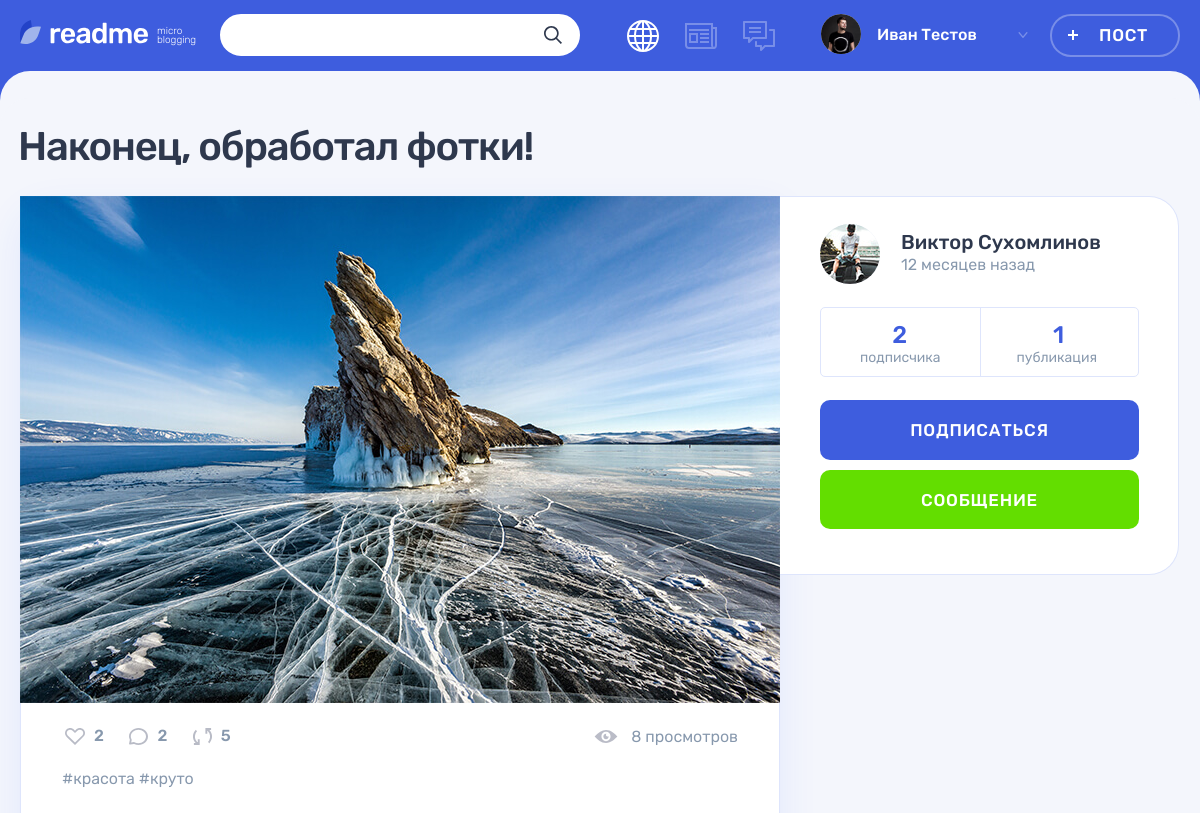
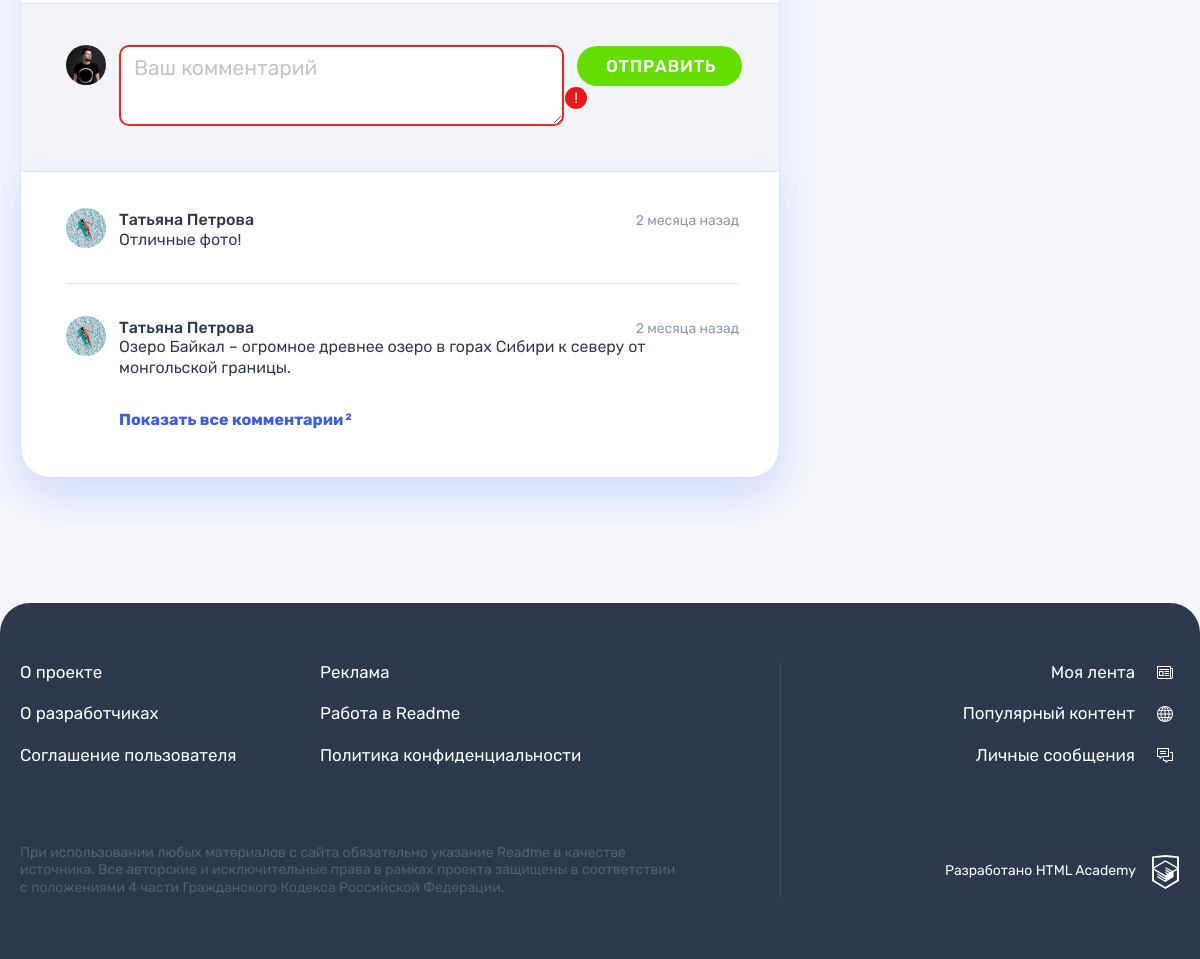
The app's page /post.php?post-id=3 with its own data (2 pictures, top to bottom).
### tables this page shows
CREATE TABLE `posts` (
  `id` int(11) NOT NULL,
  `user_id` int(11) NOT NULL,
  `type_id` int(11) NOT NULL,
  `publictation_date` datetime NOT NULL DEFAULT CURRENT_TIMESTAMP,
  `title` text NOT NULL,
  `content` varchar(256) DEFAULT NULL,
  `author_quote` text,
  `img_path` varchar(128) DEFAULT NULL,
  `video_path` varchar(128) DEFAULT NULL,
  `site_path` varchar(128) DEFAULT NULL,
  `count_view` int(11) DEFAULT NULL
);

CREATE TABLE `tags` (
  `id` int(11) NOT NULL,
  `title` varchar(128) NOT NULL
);

CREATE TABLE `comments` (
  `id` int(11) NOT NULL,
  `publictation_date` datetime NOT NULL DEFAULT CURRENT_TIMESTAMP,
  `content` varchar(128) NOT NULL,
  `user_id` int(11) NOT NULL,
  `post_id` int(11) NOT NULL
);

CREATE TABLE `users` (
  `id` int(11) NOT NULL,
  `dt_add` datetime NOT NULL DEFAULT CURRENT_TIMESTAMP,
  `email` varchar(128) NOT NULL,
  `login` varchar(64) NOT NULL,
  `password` char(32) NOT NULL,
  `avatar_path` varchar(128) DEFAULT NULL,
  `first_name` varchar(128) NOT NULL,
  `last_name` varchar(128) NOT NULL
);

### functions/template.php (called while the page is built, shortened)
<?php
function include_template($name, array $data = [])
{
    $name = 'templates/' . $name;
    extract($data);
    require $name;
    $result = ob_get_clean();
    return $result;
}

### functions/request.php (called while the page is built, shortened)
<?php
function get_data_from_params(string $param):?int
{
    $data = $_GET[$param]?? NULL;
    if(is_numeric($data)) {
        return (int) $data;
    }
    else {
        exit('Неверный параметр в запросе');
    };
}

### functions/db.php (called while the page is built, shortened)
<?php
function get_array_db(mysqli $connect, string $request): array
{
  $query =  mysqli_query($connect, $request);
  if($query == false) {
    print("Ошибка запроса в БД: " .  mysqli_error($connect));
    exit();
  }
  else {
    $array = mysqli_fetch_all($query, MYSQLI_ASSOC);
    return $array;
  }
}
function get_first_value(mysqli $connect, string $request)
{
  $query =  mysqli_query($connect, $request);
  if($query == false) {
    print("Ошибка запроса в БД: " .  mysqli_error($connect));
    exit();
  }
  else {
    $array = mysqli_fetch_array($query);
    return $array[0];
  }
}
function get_posts(mysqli $connection, ?int $type_id = NULL, ?int $post_id = NULL): array
{
    $sql = "SELECT
              posts.id,
              posts.content,
              posts.title,
              posts.publictation_date,
              posts.user_id,
              posts.author_quote,
              posts.img_path,
              posts.video_path,
              site_path,
              users.dt_add,
              users.first_name,
              users.last_name,
              users.avatar_path,
              types.class_name
            FROM `posts`
            LEFT JOIN
              `users`
            ON
              posts.user_id = users.id
            LEFT JOIN
              `types`
            ON
              posts.type_id = types.id ";
      if($post_id) {
        $sql .= "WHERE posts.id = {$post_id}";
      }
    return get_array_db($connection, $sql);
}
function get_count_likes(mysqli $connection, int $post_id):int
{
  $sql = "SELECT COUNT(id) AS total_count FROM `likes` WHERE post_id = {$post_id}";
  return get_first_value($connection,$sql);
}
function get_count_comments(mysqli $connection, int $post_id):int
{
  $sql = "SELECT COUNT(id) AS total_count FROM `comments` WHERE post_id = {$post_id}";
  return get_first_value($connection,$sql);
}
function get_quantity_post(mysqli $connection, int $user_id):int
{
  $sql = "SELECT COUNT(id) AS total_count FROM `posts` WHERE user_id = {$user_id}";
  return get_first_value($connection, $sql);
}
function get_quantity_followers(mysqli $connection, int $user_id):int
{
  $sql = "SELECT COUNT(id) AS total_count FROM `subscriptions` WHERE user_id = {$user_id}";
  return get_first_value($connection,$sql);
}
function get_count_views(mysqli $connection, int $post_id):int
{
  $sql = "SELECT SUM(count_view) FROM `posts` WHERE id = {$post_id}";
  return get_first_value($connection,$sql);
}
function get_comments(mysqli $connection, ?int $post_id = NULL): array
{
    $sql = "SELECT
              comments.id,
              comments.publictation_date,
              comments.content,
              comments.publictation_date,
              users.first_name,
              users.last_name,
              users.avatar_path
            FROM `comments`
            LEFT JOIN
              `users`
            ON
              comments.user_id = users.id
            LEFT JOIN
              `posts`
            ON
              posts.id = comments.post_id
            WHERE posts.id = {$post_id}";
    return get_array_db($connection, $sql);
}
function get_tags_post(mysqli $connection, ?int $post_id = NULL): array
{
  $sql = "SELECT
    tags.id,
    tags.title
  FROM `tags`
  LEFT JOIN
    `relations_posts_tags`
  ON
  relations_posts_tags.tags_id = tags.id
  LEFT JOIN
    `posts`
  ON
    posts.id = relations_posts_tags.post_id
  WHERE posts.id = {$post_id}";
  return get_array_db($connection, $sql);
}

### functions/date.php (called while the page is built, shortened)
<?php
function get_noun_plural_form(int $number, string $one, string $two, string $many): string
{
    $number = (int)$number;
    $mod10 = $number % 10;
    $mod100 = $number % 100;
    switch (true) {
        case ($mod100 >= 11 && $mod100 <= 20):
            return $many;
        case ($mod10 > 5):
            return $many;
        case ($mod10 === 1):
            return $one;
        case ($mod10 >= 2 && $mod10 <= 4):
            return $two;
    }
}
function relativeDate(string $date): string
{
    $today = new DateTime('now');
    $timePublication = new DateTime($date);
    $interval = $today->diff($timePublication);
    $days = intval($interval->format("%a"));
    $minutes = intval($interval->format("%i"));
    if($days >= 35) {
        $months = floor($days/30);
        $declensionmonths = get_noun_plural_form($months, "месяц", "месяца", "месяцев");
        return "{$months} {$declensionmonths} назад";
    }
    $declensionMinutes = get_noun_plural_form($minutes, "минута", "минуты", "минут");
    return "{$minutes} {$declensionMinutes} назад";
}

### templates/post-details.php (the view, shortened to what this page needs)
<main class="page__main page__main--publication">
  <div class="container">
    <h1 class="page__title page__title--publication"><?=$post[0]["title"] ?></h1>
    <section class="post-details">
      <div class="post-details__wrapper post-<?=$post[0]["class_name"]?>">
        <div class="post-details__main-block post post--details">
           <?= $post_content ?>
          <div class="post__indicators">
            <div class="post__buttons">
              <a class="post__indicator post__indicator--likes button" href="#" title="Лайк">
                <svg class="post__indicator-icon" width="20" height="17">
                  <use xlink:href="#icon-heart"></use>
                </svg>
                <span><?=$quantity_likes?></span>
              </a>
              <a class="post__indicator post__indicator--comments button" href="#" title="Комментарии">
                <svg class="post__indicator-icon" width="19" height="17">
                  <use xlink:href="#icon-comment"></use>
                </svg>
                <span><?=$quantity_comments ?></span>
              </a>
              <a class="post__indicator post__indicator--repost button" href="#" title="Репост">
                <svg class="post__indicator-icon" width="19" height="17">
                  <use xlink:href="#icon-repost"></use>
                </svg>
                <span>5</span>
              </a>
            </div>
            <span class="post__view"><?=$count_views." ".get_noun_plural_form($count_views, "просмотр", "просмотра", "просмотров")?></span>
          </div>
          <ul class="post__tags">
            <?php foreach($tags as $tag): ?>
            <li><a href="#"><?="#" . $tag['title']?></a></li>
            <?php endforeach ?>
          </ul>
          <div class="comments">
            <form class="comments__form form" action="#" method="post">
              <div class="comments__my-avatar">
                <img class="comments__picture" src="img/userpic-medium.jpg" alt="Аватар пользователя">
              </div>
              <div class="form__input-section form__input-section--error">
                <textarea class="comments__textarea form__textarea form__input" placeholder="Ваш комментарий"></textarea>
                <button class="form__error-button button" type="button">!</button>
              </div>
              <button class="comments__submit button button--green" type="submit">Отправить</button>
            </form>
            <div class="comments__list-wrapper">
              <ul class="comments__list">
                <?php foreach ($comments as $comment):?>
                <li class="comments__item user">
                    <div class="comments__avatar">
                        <a class="user__avatar-link" href="#">
                            <img class="comments__picture" src="img/<?=$comment['avatar_path'] ?>" alt="Аватар пользователя">
                        </a>
                    </div>
                    <div class="comments__info">
                        <div class="comments__name-wrapper">
                            <a class="comments__user-name" href="#">
                                <span><?=$comment['first_name']." ".$comment['last_name'] ?></span>
                            </a>
                            <time class="comments__time" datetime="<?=$comment['publictation_date'] ?>"><?=relativeDate($comment['publictation_date']);?></time>
                        </div>
                        <p class="comments__text">
                          <?=$comment['content'] ?>
                        </p>
                    </div>
                </li>
                <?php endforeach ?>
              </ul>
              <a class="comments__more-link" href="#">
                <span>Показать все комментарии</span>
                <sup class="comments__amount"><?=$quantity_comments ?></sup>
              </a>
            </div>
          </div>
        </div>
        <div class="post-details__user user">
          <div class="post-details__user-info user__info">
            <div class="post-details__avatar user__avatar">
              <a class="post-details__avatar-link user__avatar-link" href="#">
                <img class="post-details__picture user__picture" src="img/<?=$post[0]["avatar_path"]?>" alt="Аватар пользователя">
              </a>
            </div>
            <div class="post-details__name-wrapper user__name-wrapper">
              <a class="post-details__name user__name" href="#">
                <span><?=$post[0]["first_name"]." ".$post[0]["last_name"] ?></span>
              </a>
              <?php $registration_date = $post[0]['dt_add']?>
              <time class="post-details__time user__time" datetime="<?=$registration_date?>"><?=relativeDate($registration_date);?></time>
            </div>
          </div>
          <div class="post-details__rating user__rating">
            <p class="post-details__rating-item user__rating-item user__rating-item--subscribers">
              <span class="post-details__rating-amount user__rating-amount"><?=$followers_author?></span>
              <span class="post-details__rating-text user__rating-text"><?=get_noun_plural_form($followers_author, "подписчик", "подписчика", "подписчиков")?></span>
            </p>
            <p class="post-details__rating-item user__rating-item user__rating-item--publications">
              <span class="post-details__rating-amount user__rating-amount"><?=$quantity_post_author?></span>
              <span class="post-details__rating-text user__rating-text"><?=get_noun_plural_form($quantity_post_author, "публикация", "публикации", "публикаций")?></span>
            </p>
          </div>
          <div class="post-details__user-buttons user__buttons">
            <button class="user__button user__button--subscription button button--main" type="button">Подписаться</button>
            <a class="user__button user__button--writing button button--green" href="#">Сообщение</a>
          </div>
        </div>
      </div>
    </section>
  </div>
</main>

### templates/post-photo.php
<div class="post__main">
    <div class="post-details__image-wrapper post-photo__image-wrapper">
        <img src="<?=$post[0]['img_path'];?>" alt="Фото от пользователя" width="760" height="507">
    </div>
</div>

### records on screen
posts: title "Наконец, обработал фотки!", img_path (placeholder picture), user.avatar_path (picture), user.first_name "Виктор", user.last_name "Сухомлинов", user.dt_add "12 месяцев назад"
tags: title "красота"
tags: title "круто"
comments: user.avatar_path (picture), user.first_name "Татьяна", user.last_name "Петрова", publictation_date "2 месяца назад", content "Отличные фото!"
comments: user.avatar_path (picture), user.first_name "Татьяна", user.last_name "Петрова", publictation_date "2 месяца назад", content "Озеро Байкал – огромное древнее озеро в горах Сибири к северу от монгольской границы."

### other values on screen
$user_name "Иван Тестов"
$quantity_likes "2"
$quantity_comments "2"
$count_views "8"
$followers_author "2"
$quantity_post_author "1"
